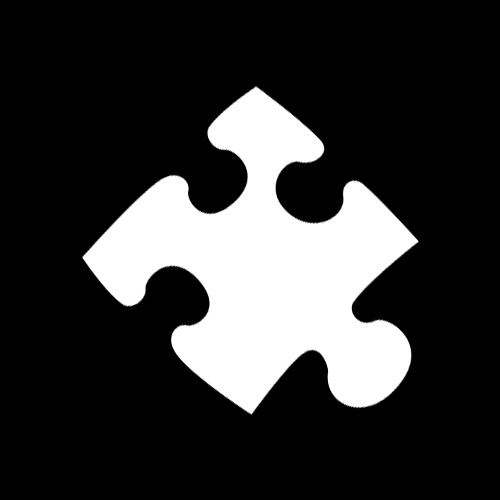
#> input picture Cap10/puzzle.bmp, 500 x 500 px
$ python cap10_caracteristicas_inerciais.py
#> lines starting #> are read from the running program, lines starting #| are printed output that depends on the picture; after the words box and inside, x2 and y2 are one past the last pixel; in counts of white or black regions, pixels touching at a corner belong together; long printed decimals are rounded
import cv2
import numpy as np
'''
#momento
imagem = cv2.imread("quadrado.bmp", 0)
momentos = cv2.moments(imagem)

print(momentos)
'''
'''
#Momentos invariantes de Hu
imagem = cv2.imread("engrenagem-3.bmp", 0)
momentos = cv2.moments(imagem)
momentosDeHu = cv2.HuMoments(momentos)

print (momentosDeHu)

#Aplicando a transformação logaritmica
print(-np.sign(momentosDeHu) * np.log10(np.abs(momentosDeHu)))
'''
'''
#Centro geométrico
imagem = cv2.imread("quadrado.bmp", 0)
momentos = cv2.moments(imagem)

cx = int(momentos['m10']/momentos['m00'])
cy = int(momentos['m01']/momentos['m00'])

print(cx, cy)
'''
'''
#Retangulo Envolvente
imagemRGB = cv2.imread("puzzle.bmp")
imagemTonsDeCinza = cv2.imread("puzzle.bmp", 0
                               )
tipo = cv2.THRESH_BINARY
ret, imgBinarizada = cv2.threshold(imagemTonsDeCinza, 127, 255, tipo)

#Obtendo os contornos dos objetos na imagem
modo = cv2.RETR_TREE
metodo = cv2.CHAIN_APPROX_SIMPLE;
contornos, hierarquia = cv2.findContours(imgBinarizada, modo, metodo)

#Obtendo os ocntornosdo primeiro objeto segmentado
objeto = contornos[0]

#Obtendo os vértices do retangulo
x, y, w, h = cv2.boundingRect(objeto)

#Desenhando o retângulo na imagem RGB
cv2.rectangle(imagemRGB, (x,y), (x+w, y+h), (0,255,0), 2)

cv2.imshow("Retangulo Envolvente", imagemRGB)
print(x, y, w, h)

cv2.waitKey(0)
cv2.destroyAllWindows()
'''
'''
#Circunferência envolvente
imagemRGB = cv2.imread("puzzle.bmp")
imagemTonsDeCinza = cv2.imread("puzzle.bmp", 0
                               )
tipo = cv2.THRESH_BINARY
ret, imgBinarizada = cv2.threshold(imagemTonsDeCinza, 127, 255, tipo)

#Obtendo os contornos dos objetos na imagem
modo = cv2.RETR_TREE
metodo = cv2.CHAIN_APPROX_SIMPLE;
contornos, hierarquia = cv2.findContours(imgBinarizada, modo, metodo)

#Obtendo os ocntornosdo primeiro objeto segmentado
objeto = contornos[0]

#Obtendo o ponto central e o raio da circunferência
(x, y), raio = cv2.minEnclosingCircle(objeto)

centro = (int(x), int(y))
raio = int(raio)

#Desenhando a circunferência na imagem RGB
cv2.circle(imagemRGB, centro, raio, (0,255,0), 2)

cv2.imshow("Cirrcunferência Envolvente", imagemRGB)
print(x, y, raio)

cv2.waitKey(0)
cv2.destroyAllWindows()
'''

#Elipse Ajustada
imagemRGB = cv2.imread("puzzle.bmp")
#> imagemRGB is the input picture: shape (500, 500, 3); min 0, max 255, mean 52.9
imagemTonsDeCinza = cv2.imread("puzzle.bmp", 0
                               )
#> imagemTonsDeCinza: shape (500, 500); min 0, max 255, mean 52.9
tipo = cv2.THRESH_BINARY
ret, imgBinarizada = cv2.threshold(imagemTonsDeCinza, 127, 255, tipo)
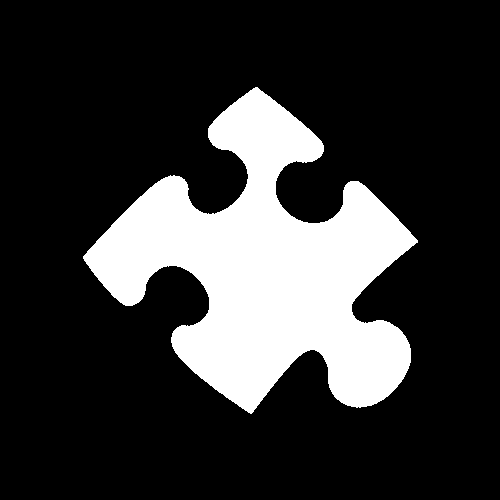
#> imgBinarizada: shape (500, 500); 20.7% white; 1 white region

#Obtendo os contornos dos objetos na imagem
modo = cv2.RETR_TREE
metodo = cv2.CHAIN_APPROX_SIMPLE;
contornos, hierarquia = cv2.findContours(imgBinarizada, modo, metodo)
#> contornos = 1 contour; box (x1, y1, x2, y2) and area: (83, 87, 418, 414) 51212

#Obtendo os ocntornosdo primeiro objeto segmentado
objeto = contornos[0]
#> objeto = contour of 593 points, box (x1, y1, x2, y2) (83, 87, 418, 414), area 51212

#Obtendo a elipse
ellipse = cv2.fitEllipse(objeto)
#> ellipse = ((268.2, 271.1), (256.6, 303.2), 134.3)

#Desenhando a elipse na imagem RGB
cv2.ellipse(imagemRGB, ellipse, (0,255,0), 2)
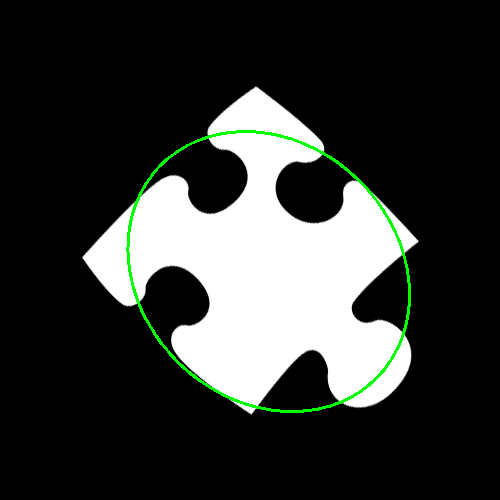
#> imagemRGB: shape (500, 500, 3); 1.05% of pixels changed, all inside (x1, y1, x2, y2) = (126, 130, 411, 413)

cv2.imshow("Elipse Ajustada", imagemRGB)
print(ellipse)
#| ((268.234, 271.078), (256.589, 303.230), 134.305)

cv2.waitKey(0)
cv2.destroyAllWindows()

$ run again, with Cap10/circulo-perfurado-1.bmp copied over Cap10/puzzle.bmp
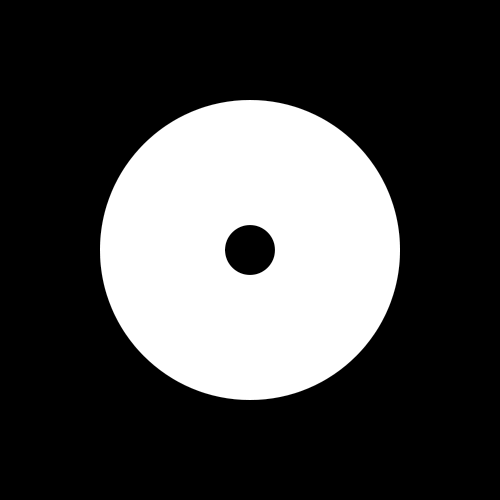
#> input picture Cap10/circulo-perfurado-1.bmp, 500 x 500 px
#> imagemRGB is the input picture: shape (500, 500, 3); mean B, G, R 70.1, 70.1, 70.1
#> imgBinarizada: shape (500, 500); 27.5% white; 1 white region
#> contornos = 2 contours; box (x1, y1, x2, y2) and area: (100, 100, 400, 400) 70312, (224, 224, 276, 276) 2039
#> objeto = contour of 426 points, box (x1, y1, x2, y2) (100, 100, 400, 400), area 70312
#> ellipse = ((249.5, 249.5), (299.1, 299.3), 88.11)
#> `cv2.ellipse(imagemRGB, ellipse, (0,255,0), 2)`:
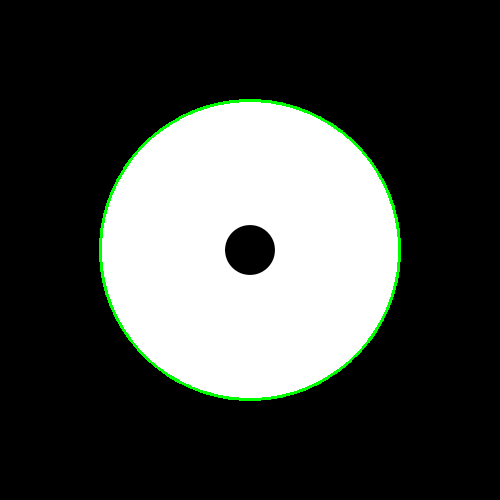
#> imagemRGB: shape (500, 500, 3); 1.11% of pixels changed, all inside (x1, y1, x2, y2) = (99, 99, 401, 401)
#| ((249.502, 249.511), (299.108, 299.278), 88.108)
